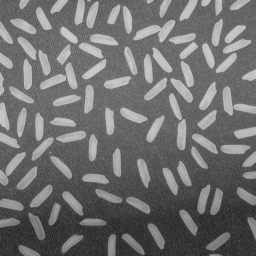
#> input picture cvstudey/chapter-2/V2-5-/image/rice.png, 256 x 256 px
$ python 2_5_cv2.subtract_application.py
#> lines starting #> are read from the running program, lines starting #| are printed output that depends on the picture
import cv2 as cv
import matplotlib.pyplot as plt

rice = "image/rice.png"
rice_bg = "image/rice_bg.png"

img1 = cv.imread(rice, cv.IMREAD_GRAYSCALE)
#> img1 is the input picture: shape (256, 256); min 40, max 204, mean 111.2
img2 = cv.imread(rice_bg, cv.IMREAD_GRAYSCALE)
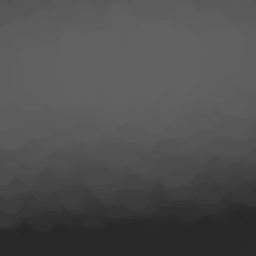
#> input picture cvstudey/chapter-2/V2-5-/image/rice_bg.png, 256 x 256 px
#> img2 is the input picture: shape (256, 256); min 40, max 98, mean 79

# 图像减法
subtracted_img = cv.subtract(img1, img2)
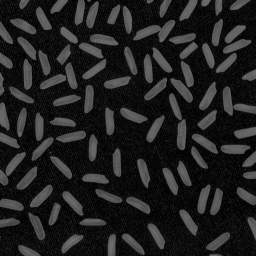
#> subtracted_img: shape (256, 256); min 0, max 113, mean 32.3

plt.figure(figsize = (10,7))
plt.subplot(2,2,1), plt.imshow(img1, cmap='gray'), plt.title('Rice')
plt.subplot(2,2,2), plt.imshow(img2, cmap='gray'), plt.title('Rice Background')
plt.subplot(2,2,3), plt.imshow(subtracted_img, cmap='gray'), plt.title('Subtracted')
plt.show()
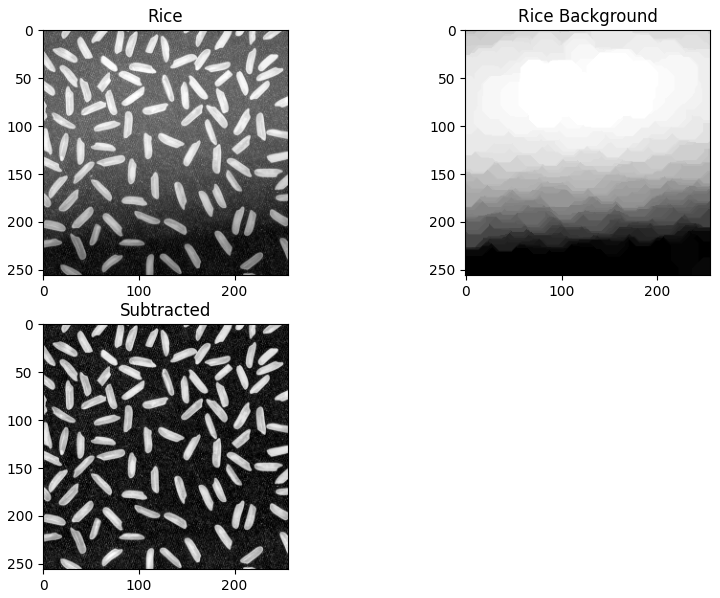
#> figure drawn by matplotlib, 3 panels
